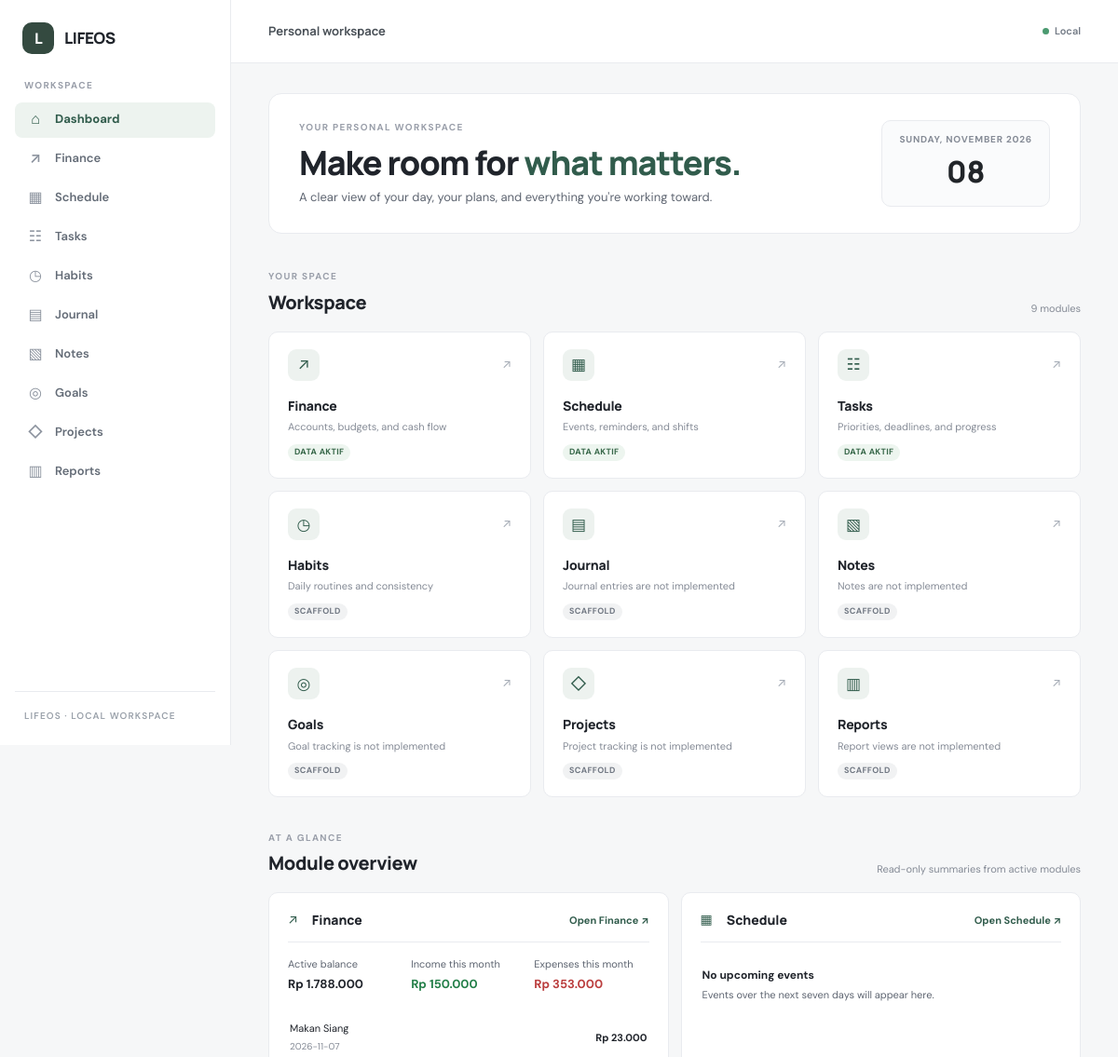
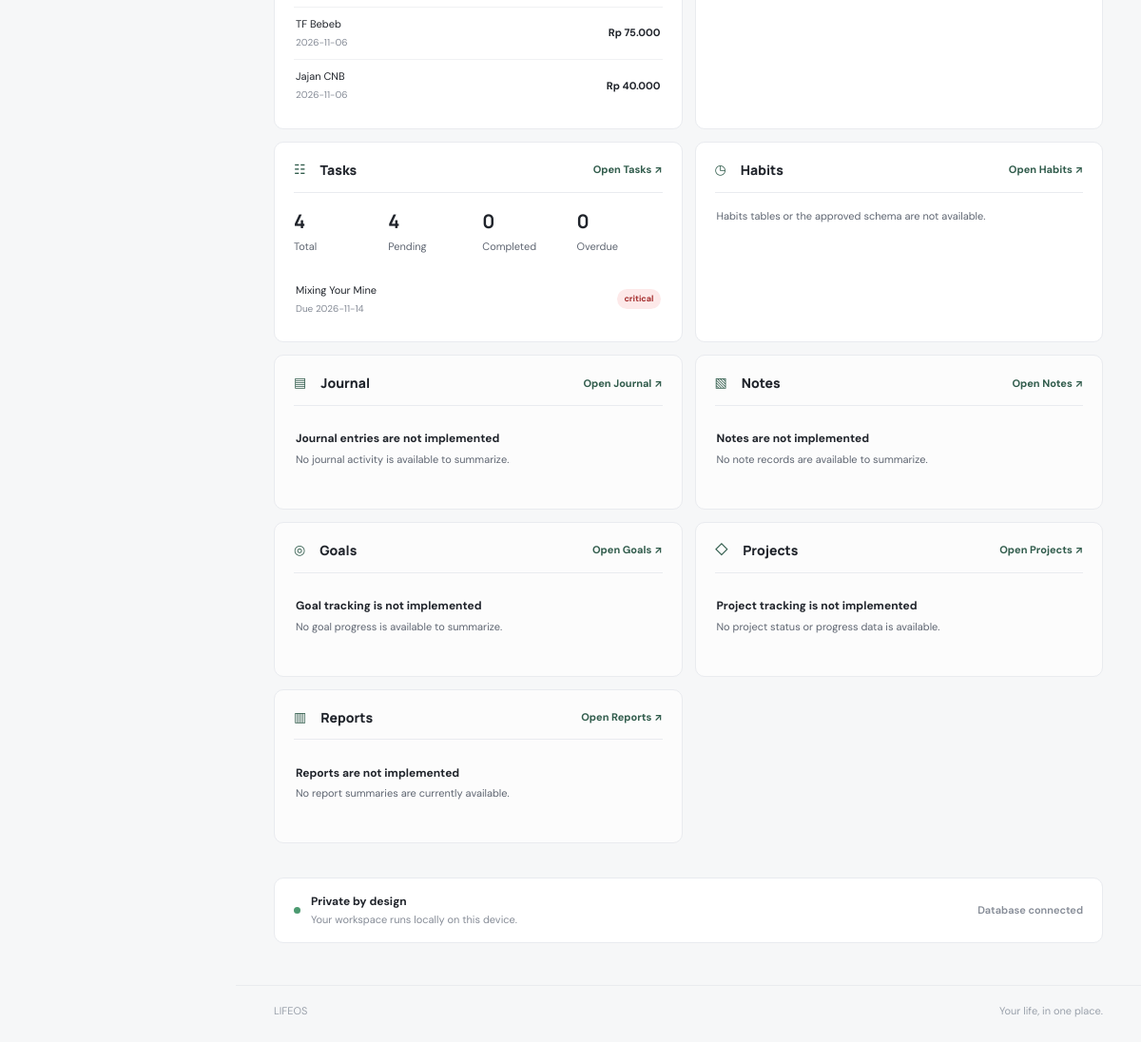
The page / on the database its author committed (2 pictures, top to bottom).
### tables this page shows
CREATE TABLE `transactions` (
  `id` bigint(20) unsigned NOT NULL AUTO_INCREMENT,
  `type` enum('income','expense','transfer') NOT NULL,
  `status` enum('posted','draft','void') NOT NULL DEFAULT 'posted',
  `description` varchar(255) NOT NULL,
  `amount` decimal(19,2) NOT NULL,
  `transaction_date` date NOT NULL,
  `account_id` bigint(20) unsigned NOT NULL,
  `target_account_id` bigint(20) unsigned DEFAULT NULL,
  `category_id` bigint(20) unsigned DEFAULT NULL,
  `is_loan_principal` tinyint(1) NOT NULL DEFAULT 0,
  `reference_number` varchar(100) DEFAULT NULL,
  `notes` text DEFAULT NULL,
  `created_at` timestamp NOT NULL DEFAULT current_timestamp(),
  `updated_at` timestamp NOT NULL DEFAULT current_timestamp() ON UPDATE current_timestamp(),
  `deleted_at` timestamp NULL DEFAULT NULL,
  PRIMARY KEY (`id`),
  KEY `idx_transactions_type` (`type`),
  KEY `idx_transactions_status` (`status`),
  KEY `idx_transactions_date` (`transaction_date`),
  KEY `idx_transactions_account` (`account_id`),
  KEY `idx_transactions_target_account` (`target_account_id`),
  KEY `idx_transactions_category` (`category_id`),
  KEY `idx_transactions_deleted` (`deleted_at`),
  CONSTRAINT `fk_transactions_account` FOREIGN KEY (`account_id`) REFERENCES `accounts` (`id`) ON UPDATE CASCADE,
  CONSTRAINT `fk_transactions_category` FOREIGN KEY (`category_id`) REFERENCES `categories` (`id`) ON DELETE SET NULL ON UPDATE CASCADE,
  CONSTRAINT `fk_transactions_target_account` FOREIGN KEY (`target_account_id`) REFERENCES `accounts` (`id`) ON DELETE SET NULL ON UPDATE CASCADE
);

CREATE TABLE `tasks` (
  `id` bigint(20) unsigned NOT NULL AUTO_INCREMENT,
  `title` varchar(200) NOT NULL,
  `description` text DEFAULT NULL,
  `status` enum('todo','in_progress','done','cancelled') NOT NULL DEFAULT 'todo',
  `priority` enum('low','medium','high','critical') NOT NULL DEFAULT 'medium',
  `due_date` date DEFAULT NULL,
  `completed_at` datetime DEFAULT NULL,
  `category_id` bigint(20) unsigned DEFAULT NULL,
  `created_at` timestamp NOT NULL DEFAULT current_timestamp(),
  `updated_at` timestamp NOT NULL DEFAULT current_timestamp() ON UPDATE current_timestamp(),
  `deleted_at` timestamp NULL DEFAULT NULL,
  PRIMARY KEY (`id`),
  KEY `idx_tasks_due` (`due_date`),
  KEY `idx_tasks_status` (`status`),
  KEY `idx_tasks_deleted` (`deleted_at`),
  KEY `fk_task_category` (`category_id`),
  CONSTRAINT `fk_task_category` FOREIGN KEY (`category_id`) REFERENCES `task_categories` (`id`) ON DELETE SET NULL ON UPDATE CASCADE
);

### index.php (the view, shortened to what the rows shown need)
<?php
require_once __DIR__ . '/includes/bootstrap.php';
require_once LIFEOS_ROOT . '/app/Modules/Finance/FinanceService.php';
require_once LIFEOS_ROOT . '/app/Modules/Tasks/TasksService.php';
$dbConnected = false;
$financeState = 'unavailable';
$tasksState = 'unavailable';
$financeOverview = null;
$taskSummary = null;
$upcomingTasks = [];
try {
    $pdo = db();
    $pdo->query('SELECT 1');
    $dbConnected = true;
} catch (Throwable $e) {
    $dashboardError = 'Database tidak dapat dihubungkan. Data module belum tersedia.';
    $financeState = 'error';
    $scheduleState = 'error';
    $tasksState = 'error';
    $habitsState = 'error';
    error_log('[Dashboard] ' . $e->getMessage());
}
if ($dbConnected) {
    try {
        $financeService = new FinanceService($pdo);
        if ($financeService->isInstalled()) {
            $financeOverview = $financeService->getOverviewData();
            $financeState = 'ready';
        }
    } catch (Throwable $e) {
        $financeState = 'error';
        error_log('[DashboardFinance] ' . $e->getMessage());
    }
    try {
        $tasksService = new TasksService($pdo);
        if ($tasksService->isSchemaReady()) {
            $taskSummary = $tasksService->getSummary();
            $upcomingTasks = array_slice($tasksService->listTasks(['status' => 'pending', 'due' => 'upcoming'], 'due_date'), 0, 5);
            $tasksState = 'ready';
        }
    } catch (Throwable $e) {
        $tasksState = 'error';
        error_log('[DashboardTasks] ' . $e->getMessage());
    }
}
require LIFEOS_ROOT . '/includes/header.php';
?>
<section class="dashboard-intro">
    <div>
        <h1>Make room for <span>what matters.</span></h1>
    </div>
</section>
<section class="dashboard-section">
    <div class="section-heading">
        <div><p class="eyebrow">YOUR SPACE</p><h2>Workspace</h2></div>
    </div>
</section>
<section class="dashboard-section">
    <div class="section-heading">
        <div><p class="eyebrow">AT A GLANCE</p><h2>Module overview</h2></div>
    </div>
    <div class="dashboard-data-grid">
        <article class="dashboard-data-card">
            <?php if ($financeState === 'error'): ?>
                <p class="dashboard-module-message">Finance data could not be loaded. Open Finance to review its database status.</p>
            <?php elseif ($financeState !== 'ready'): ?>
                <p class="dashboard-module-message">Finance tables are not installed in this database.</p>
            <?php elseif (!$financeOverview['has_any_data']): ?>
                <div class="dashboard-empty-state"><strong>No Finance records yet</strong><p>Accounts, posted transactions, budgets, bills, and active loans will appear here when they are recorded.</p></div>
            <?php else: ?>
                <?php if ($financeOverview['recent_transactions']): ?>
                    <ul class="dashboard-compact-list">
                        <?php foreach (array_slice($financeOverview['recent_transactions'], 0, 3) as $transaction): ?>
                            <li><a href="<?= e(url('finance/transactions.php')) ?>"><span><?= e($transaction['description']) ?><small><?= e($transaction['transaction_date']) ?></small></span><strong><?= e(format_rupiah($transaction['amount'])) ?></strong></a></li>
                        <?php endforeach; ?>
                    </ul>
                <?php endif; ?>
            <?php endif; ?>
        </article>
        <article class="dashboard-data-card">
            <?php if ($tasksState === 'error'): ?>
                <p class="dashboard-module-message">Task data could not be loaded. Open Tasks to review its database status.</p>
            <?php elseif ($tasksState !== 'ready'): ?>
                <p class="dashboard-module-message">Tasks tables are not installed in this database.</p>
            <?php else: ?>
                <?php if ($upcomingTasks): ?>
                    <ul class="dashboard-compact-list">
                        <?php foreach ($upcomingTasks as $task): ?>
                            <li><a href="<?= e(url('tasks/index.php?action=view&id=' . (int) $task['id'])) ?>"><span><?= e($task['title']) ?><small>Due <?= e($task['due_date']) ?></small></span><span class="dashboard-inline-badge priority-<?= e($task['priority']) ?>"><?= e($task['priority']) ?></span></a></li>
                        <?php endforeach; ?>
                    </ul>
                <?php elseif ($taskSummary['total'] === 0): ?>
                    <div class="dashboard-empty-state"><strong>No tasks yet</strong><p>Create the first task from Tasks.</p></div>
                <?php else: ?>
                    <p class="dashboard-module-message">No pending tasks with upcoming due dates.</p>
                <?php endif; ?>
            <?php endif; ?>
        </article>
    </div>
</section>
<?php require LIFEOS_ROOT . '/includes/footer.php'; ?>

### rows shown on the page
transactions: description "Makan Siang", transaction_date "2026-11-07", amount "Rp 23.000"
transactions: description "TF Bebeb", transaction_date "2026-11-06", amount "Rp 75.000"
transactions: description "Jajan CNB", transaction_date "2026-11-06", amount "Rp 40.000"
tasks: title "Mixing Your Mine", due_date "2026-11-14", priority "critical"

### other values the page prints
$item['icon'] "⌂"
$item['label'] "Dashboard"
$item['icon'] "↗"
$item['label'] "Finance"
$item['icon'] "▦"
$item['label'] "Schedule"
$item['icon'] "☷"
$item['label'] "Tasks"
$item['icon'] "◷"
$item['label'] "Habits"
$item['icon'] "▤"
$item['label'] "Journal"
$item['icon'] "▧"
$item['label'] "Notes"
$item['icon'] "◎"
